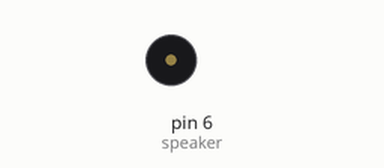
This sketch was run on a simulated Arduino Uno, built with avr-gcc and run on an emulated ATmega328P. On the bench: buzzer (waves = sounding). What the sketch prints to the serial monitor is not drawn.

Above: at 1.9 s.
At 12.81 s:
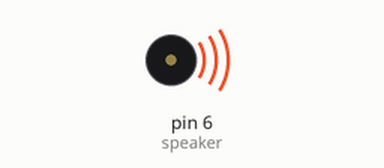
Timing chart, 0 to 13.1 s (numbered marks = the images above):
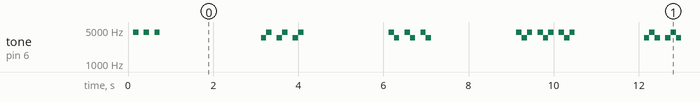

Measured:
- by itself, tone on pin 6 (speaker): plays 4530 Hz for 0.12 s, 4530 Hz for 0.12 s, 4530 Hz for 0.12 s, 3500 Hz for 0.12 s, 4530 Hz for 0.12 s, 3500 Hz for 0.12 s … (273 notes in this stretch)

The sketch:

A101_ch11_alarms.ino
```cpp
// A101_ch11_alarms 9/30/14 Joe Pardue
#include <TimerOne.h> // Timer 1 library

#define highTone 4530
#define lowTone 3500

int speaker = 6;   // the number of the speaker driver pin
int alarmArray[100]; // array to hold the arlarm tones
int arrayCount = 0; // initialize the array count

void setup(){
  // Set up the serial port
  Serial.begin(57600);

  // identify yourself
  Serial.println(F("a101_ch11_alarm rev. 0.01"));

  // initialize timer1
  Timer1.initialize(125000); // interrupts 8 times a second
  Timer1.attachInterrupt(myTimer1);
}

void loop(){
  threeBeep();
  delay(3000);
  threeBeepWarbleUp();
  delay(3000);
  threeBeepWarbleDown();
  delay(3000);
  threeBeepWarbleUpDown();
  delay(3000);
  threeBeepWarbleDownUp();
  delay(3000);
  sos();
  delay(5000);
}

void sos(){
 int sos[] = {0, 0, highTone, 0, highTone, 0, highTone, 0, highTone, highTone, highTone, 0, highTone, highTone, highTone, 0, highTone, highTone, highTone, 0, highTone, 0, highTone, 0, highTone,0};

  arrayCount = 25;
  for(int i = 0; i<=arrayCount; i++)
  {
    alarmArray[i] = sos[i];
  }
}

void threeBeep(){
 int threeBeep[] = {0, 0, highTone, 0, highTone, 0, highTone};
  arrayCount = 6;
  for(int i = 0; i<=arrayCount; i++)
  {
    alarmArray[i] = threeBeep[i];
  }
}

void threeBeepWarbleUp(){
 int threeBeepWarble[] = {0, 0, highTone, lowTone, 0, highTone, lowTone, 0, highTone, lowTone};
  arrayCount = 9;
  for(int i = 0; i<=arrayCount; i++)
  {
    alarmArray[i] = threeBeepWarble[i];
  }
}

void threeBeepWarbleUpDown(){
 int threeBeepWarble[] = {0, 0, highTone, lowTone, highTone, 0, highTone, lowTone, highTone, 0, highTone, lowTone, highTone};
  arrayCount = 12;
  for(int i = 0; i<=arrayCount; i++)
  {
    alarmArray[i] = threeBeepWarble[i];
  }
}

void threeBeepWarbleDownUp(){
 int threeBeepWarble[] = {0, 0, lowTone, highTone, lowTone, 0, lowTone, highTone, lowTone, 0, lowTone, highTone, lowTone};
  arrayCount = 12;
  for(int i = 0; i<=arrayCount; i++)
  {
    alarmArray[i] = threeBeepWarble[i];
  }
}

void threeBeepWarbleDown(){
 int threeBeepWarble[] = {0, 0, lowTone, highTone,  0, lowTone, highTone, 0, lowTone, highTone};
  arrayCount = 9;
  for(int i = 0; i<=arrayCount; i++)
  {
    alarmArray[i] = threeBeepWarble[i];
  }
}

// Called 8 times per second
// Checks alarm array count is > 0
// if so it plays the tone in the alarm array
// and decrements the count.
void myTimer1()
{
  if((arrayCount > 0)){
   if(alarmArray[arrayCount] == 0) noTone(speaker);
   else tone(speaker,alarmArray[arrayCount]);
   arrayCount--;
  }
}
```
